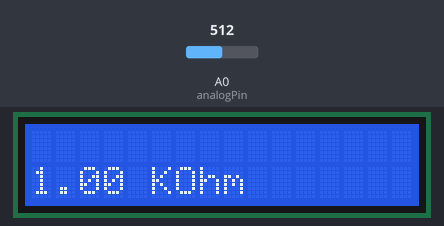
This sketch was run on a simulated Arduino Uno, built with avr-gcc and run on an emulated ATmega328P. Shown: 16×2 character LCD. The test bench sets the inputs (shaded band); at power-on: A0 (analogPin) = 512.

Above: at 3.2 s.
3.3 s: A0 (analogPin) set to 495
At 5.2 s:
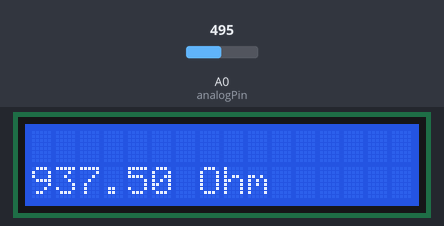
5.5 s: A0 (analogPin) set to 0
At 7.1 s:
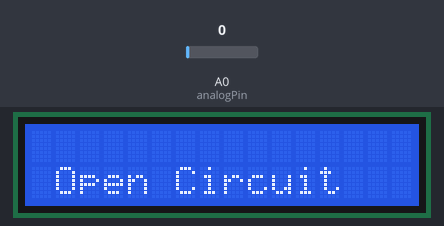
7.5 s: A0 (analogPin) set to 1023
At 8.8 s:
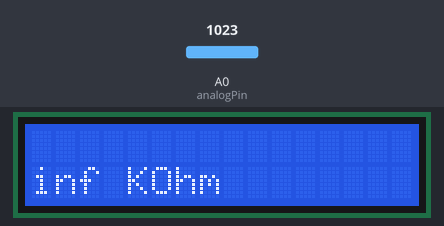
Timing chart, 0 to 10.5 s (numbered marks = the images above; inputs shaded):
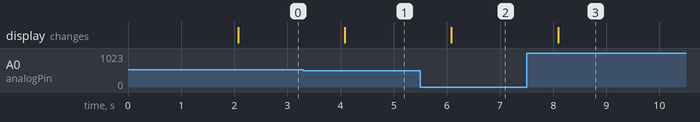

The sketch:

ARDUINO_OHM_METER.ino
```cpp
#include <LiquidCrystal.h>

// Initialize LCD for parallel mode (RS, E, D4, D5, D6, D7)
LiquidCrystal lcd(7, 6, 5, 4, 3, 2);

int analogPin = A0;  // Analog input pin
int raw = 0;
const float Vin = 5.0;  // Arduino 5V
float Vout = 0;
const float R1 = 1000.0; // Fixed 1KΩ reference resistor
float R2 = 0;
float buffer = 0;

void setup() {
    lcd.begin(16, 2); // Start LCD
    lcd.setCursor(0, 0);
    lcd.print("Resistance Meter");
    delay(2000);
    lcd.clear();
}

void loop() {
    raw = analogRead(analogPin);  // Read voltage at A0

    if (raw == 0) {
        lcd.setCursor(0, 1);
        lcd.print(" Open Circuit   "); // If no resistor is detected
    } else {
        Vout = (raw * Vin) / 1023.0;  // Convert ADC value to voltage
        buffer = (Vout / (Vin - Vout));  // Corrected equation
        R2 = R1 * buffer;  // Solve for R2

        lcd.setCursor(0, 1);
        lcd.print("                "); // Clear previous values

        if (R2 >= 1000.0) {
            lcd.setCursor(0, 1);
            lcd.print(R2 / 1000.0, 2); // Display resistance in KΩ
            lcd.print(" KOhm");
        } else {
            lcd.setCursor(0, 1);
            lcd.print(R2, 2);
            lcd.print(" Ohm  ");
        }
    }

    delay(1000);
}
```

Measured:
- the behaviour switches between 512 and 511 on A0 (analogPin) (found by bisection; images 0 and 1)
- after the input at 3.3 s, the display: changes after 0.78 s (image 1)
- after the input at 5.5 s, the display: changes after 0.59 s (image 2)
- after the input at 7.5 s, the display: changes after 0.59 s (image 3)
